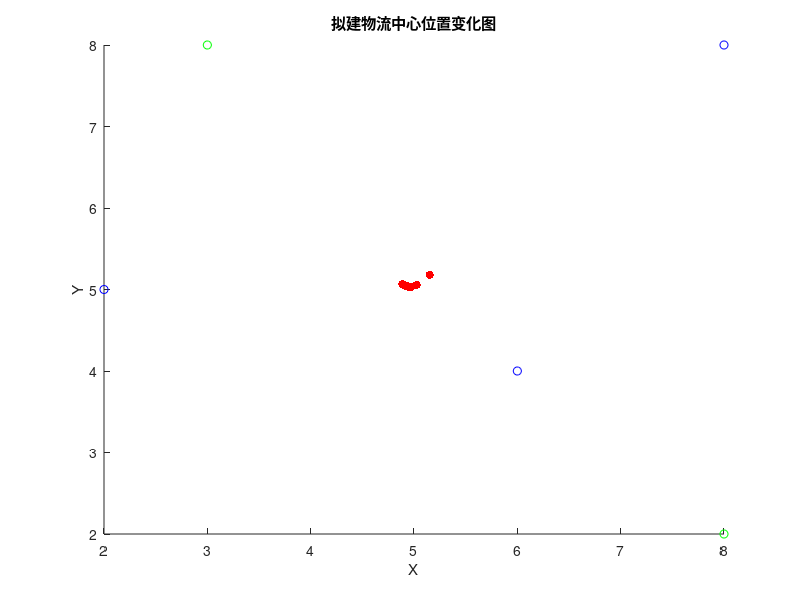
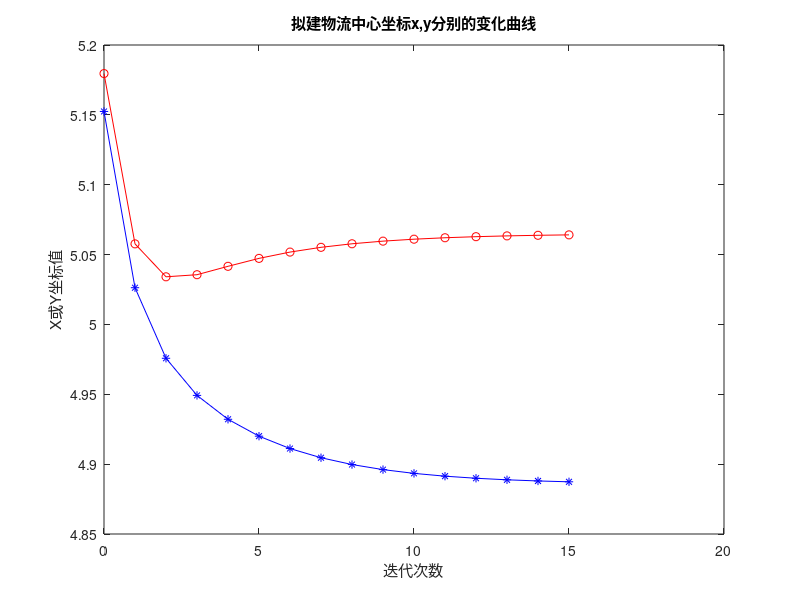
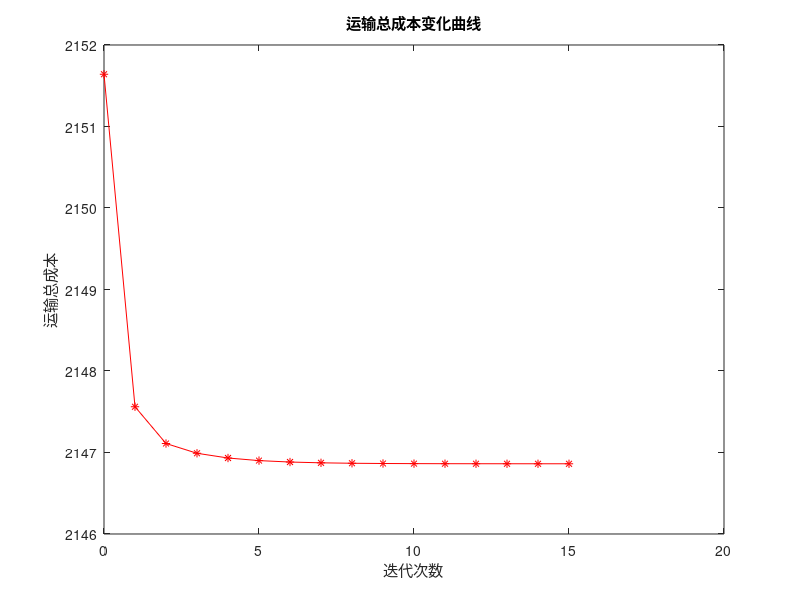

These charts were generated, in order, by the following MATLAB code:
clc
%预设数据,P和M分别代表产地和销地，每行5列数据分别指坐标x，坐标y，运输总量v，运输费率r，迭代参数d即距离（初始默认为1，在后续迭代中会自行变动）
%P = [9,8,1971,0.05,1;7,10,3496,0.05,1];
%M = [13,4,2520,0.07,1;5,12,1334,0.07,1;11,6,1613,0.07,1];
%以上是一组未调用的数据，以下数据来自[1] 赵小柠.物流中心规划与设计[M].成都：西南交通出版社，2011. P63.
times = 15;%迭代次数
P = [3, 8, 2000, 0.05, 1;8, 2, 3000, 0.05, 1]
M = [2, 5, 2520, 0.075, 1;6, 4, 1000, 0.075, 1;8, 8, 1500, 0.075, 1]
A = [P;M];
[m,n]=size(A);
xy = [];
money = [];
for j = 1:1:times+1
    vrx = 0;
    vry = 0;
    vr = 0;
    one = 0;
    for i = 1:1:m
        vrx = vrx + A(i,3)*A(i,4)*A(i,1)/A(i,5);
        vry = vry + A(i,3)*A(i,4)*A(i,2)/A(i,5);
        vr = vr + A(i,3)*A(i,4)/A(i,5);
    end
    x0 = vrx/vr;
    y0 = vry/vr;
    for i = 1:1:m
        A(i,5) = ((A(i,1)-x0)^2+(A(i,2)-y0)^2)^(1/2);
    end
    xy = [xy;[x0,y0]];
    for i = 1:1:m
        one = one + A(i,3)*A(i,4)*A(i,5);
    end
    money = [money;one];
    disp(["迭代次数：",j-1,"物流中心坐标：",xy(j,:),"总成本：",money(j)]);
end

%拟建物流中心位置变化
figure(1);
scatter(xy(:,1),xy(:,2),"r","filled");
hold on;
scatter(P(:,1),P(:,2),"g");
scatter(M(:,1),M(:,2),"b");
hold off;
title("拟建物流中心位置变化图");
xlabel("X");
ylabel("Y");

%拟建物流中心坐标x,y分别的变化曲线
figure(2);
x=0:1:times;
plot(x,xy(:,1),'-*b',x,xy(:,2),'-or');
title("拟建物流中心坐标x,y分别的变化曲线");
xlabel("迭代次数");
ylabel("X或Y坐标值");

%运输总成本变化曲线
figure(3);
plot(x,money(:),'-*r');
title("运输总成本变化曲线");
xlabel("迭代次数");
ylabel("运输总成本");
